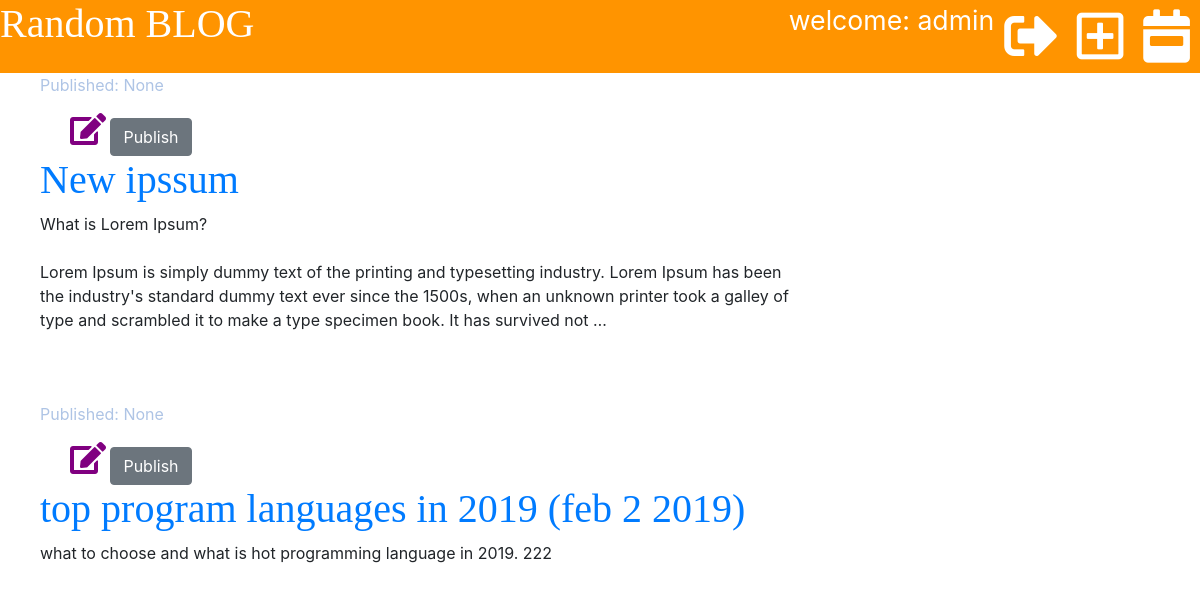
The app's page /draft/2/unPublish/ (signed in) with its own data.
### blog/models.py (models this page shows, shortened)
class Post(models.Model):
    author = models.ForeignKey('auth.User', on_delete=models.CASCADE)
    title = models.CharField(max_length=200)
    text = models.TextField()
    created_date = models.DateTimeField(default=timezone.now)
    published_date = models.DateTimeField(blank=True, null=True)
    test_date = models.DateTimeField(blank=True, null=True)

### blog/views.py (the view)
# urls.py: path('draft/<int:pk>/unPublish/', views.post_unPublish, name='post_post_unPublish'),
@login_required
def post_unPublish(request, pk):
    post = get_object_or_404(Post, pk=pk)
    post.published_date = None
    post.save()
    posts = Post.objects.filter(published_date__isnull=True).order_by('-created_date')
    stuff_for_frontend = {'posts': posts}
    return render(request, "blog/post_draft_list.html", stuff_for_frontend)

### blog/templates/blog/post_draft_list.html (shortened to what this page needs)
{% extends 'blog/base.html' %}
{% block content %}
{% for post in posts %}
<div class="post">
    <div class="date">
        <p>Published: {{ post.published_date }}</p>
        <span class="edit-publish">
            <a href="{% url 'post_edit' pk=post.pk %}"><i class="fas fa-edit fa-2x"></i></a>
            <a href="{% url 'post_publish' pk=post.pk %}"><button class="btn btn-secondary">Publish</button></a>
        </span>
    </div>
    <h1><a href="{% url 'post_detail' post.pk %}">{{ post.title }}</a></h1>
    <p>{{ post.text|linebreaksbr|truncatechars:300 }}</p>
</div>
{% endfor %}
{% endblock %}

### blog/templates/blog/base.html (shortened to what this page needs)
{% load staticfiles %}
<!doctype html>
<html lang="en">
<head>
    <link rel="stylesheet" href="{% static 'css/blog.css' %}">
    <link rel="stylesheet" href="{% static 'css/zenburn.css' %}">
    <link rel="stylesheet" href="https://fronts.googleapis.com/css?family=Source+Code+Pro">
    <link rel="stylesheet" href="https://stackpath.bootstrapcdn.com/bootstrap/4.3.0/css/bootstrap.min.css">
    <link rel="stylesheet" href="https://use.fontawesome.com/releases/v5.7.2/css/all.css"
>
</head>
<body>
<div class="container-blog-header">
    <div class="page-header-title">
        <h1><a href="/">Random BLOG</a></h1>
    </div>
    <div class="actions">
        {% if user.is_authenticated %}
        welcome: {{ user.get_username }}
        <a href="{% url 'post_draft_list' %}" class="top-menu"><i class="fas fa-calendar-week fa-2x"></i></a>
        <a href="{% url 'post_new' %}" class="top-menu"><i class="far fa-plus-square fa-2x"></i></a>
        <a href="{% url 'logout' %}" class="top-menu"><i class="fas fa-sign-out-alt fa-2x"></i></i></a>
        {% else %}
        <a href="{% url 'login' %}" class="top-menu"><i class="fas fa-sign-in-alt fa-2x"></i></i></a>
        {% endif %}
    </div>
</div>
<div class="content">
    <div class="row">
        <div class="col-md-8">
            {% block content %}
            {% endblock %}
        </div>
    </div>
</div>
</body>
</html>

### blog/static/css/blog.css (style rules this page uses)
.container-blog-header { display: flex; color: white; font-size: 20pt; background-color: #ff9400; text-align: right; }
.page-header-title { flex-basis: 60%; text-decoration: none; text-align: left; }
.page-header-title h1 a { color: #ffffff; text-decoration: none; text-align: left; }
.actions, .user-name { flex-basis: 40%; }
.content { margin-left: 40px; }
h1, h2, h3, h4 { font-family: 'Tangerine', 'Inconsolata', 'Drpod Sans', serif; font-size: 48px; }
.date { color: #aec4e5 }
.post { margin-bottom: 70px; }
.post h1 { color: green; }
.top-menu i { color: #ffffff; float: right; margin: 10px; }
.edit-publish a i { color: purple; padding-left: 30px; }

### records on screen
Post: published_date "None", title "New ipssum", text "What is Lorem Ipsum? Lorem Ipsum is simply dummy text of the printing and typesetting industry. Lorem Ipsum has been the industry's standard dummy text ever since the 1500s, when an unknown printer took a galley of type and scrambled it to make a type specimen book. It has survived not …"
Post: published_date "None", title "top program languages in 2019 (feb 2 2019)", text "what to choose and what is hot programming language in 2019. 222"

### other values on screen
{{ user.get_username }} "admin"
